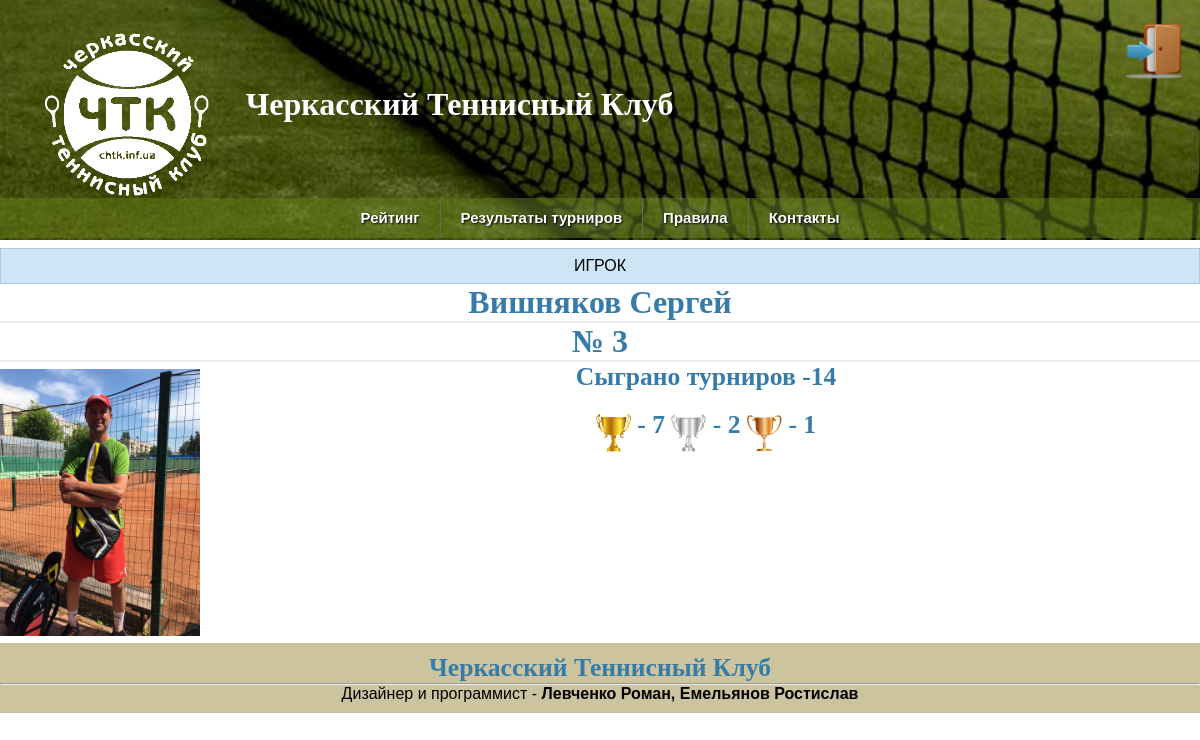
/player/2016/3/, run on the app's committed database.
### chtk.py (models this page shows, shortened)
class Players(dab.Model):
    id = dab.Column(dab.Integer, primary_key=True)
    player_name = dab.Column(dab.String(20))
    player_surname = dab.Column(dab.String(20))
    path_photo = dab.Column(dab.String(40))

### chtk.py (the view)
@app.route('/player/<int:year>/<int:player_id>/')
def player(player_id, year):
    db = get_db()
    name = db.execute('select player_name from players where id = %d' % player_id)
    name = name.fetchone()
    surname = db.execute('select player_surname from players where id = %d' % player_id)
    surname = surname.fetchone()
    stats = StatsPlayers()
    if year == 2017:
        list_of_player = stats.get_number_of_tours(parsed_string_new, name[0], surname[0])
        position = get_position(list_of_player[0], parsed_string_new)
        list_of_player.append(position)
    elif year == 2016:
        list_of_player = stats.get_number_of_tours(parsed_string, name[0], surname[0])
        position = get_position(list_of_player[0], parsed_string)
        list_of_player.append(position)
    return render_template("player.html", player_id=player_id, players=get_data_players(), list_of_player=list_of_player, len_2016=len_2016, len_2017=len_2017)

### chtk.py (called while the page is built)
def connect_db():
    rv = sqlite3.connect(app.config['DATABASE'])
    rv.row_factory = sqlite3.Row
    return rv

def get_db():
    if not hasattr(g, 'sqlite_db'):
        g.sqlite_db = connect_db()
    return g.sqlite_db

def rating_show(list_year):
    new_list = {}
    counter = 1
    rating = {}
    for el in list_year:
        s = 1
        points_1 = 0
        while ('Турнир_' + str(s)) in el:
            points_1 += int(el['Турнир_' + str(s)])
            s += 1
        rating.update({el['Фамилия'] + ' ' + el['Имя']: points_1})
    while rating:
        for key, el in rating.items():
            if el == max(rating.values()):
                new_list[counter] = {'Очки': el, 'Фамилия': key}
                counter += 1
                rating.pop(key)
                break
    return new_list

def get_position(rating, list_year):
    for key, el in rating_show(list_year).items():
        if el['Очки'] == rating:
            return key

def get_data_players():
    db = get_db()
    cur_1 = db.execute('select id, player_name, player_surname, path_photo from players order by player_surname')
    players = cur_1.fetchall()
    return players

### templates/player.html (shortened to what this page needs)
{% extends "base.html" %}
{% block body %}
<body>
<div class="header">
    <div class=flash align="center">ИГРОК</div>
        {% for player in players %}
            {% if player.id == player_id %}
                <h1 align="center">{{ player.player_surname }} {{ player.player_name }} </h1>
                <h1 align="center"> № {{ list_of_player[5] }}</h1>
                {% if player.path_photo %}
                <div align="center"> <img src="/{{ player.path_photo }}" width="200" class="picture"></div>
                {% else %}
                    <div align="center"> <img src="/static/players/no_photo.jpg" width="200" class="picture"></div>
                {% endif %}
                <h2 align="center">  Сыграно турниров -{{ list_of_player[1] }} </h2><br>
                 <h2 align="center">{% if list_of_player[2] %} <img src="/static/gold.png" width="35" align="middle"> -  {{ list_of_player[2] }} {% endif %}
                 {% if list_of_player[3] %}<img src="/static/silver.png" width="35" align="middle"> -  {{ list_of_player[3] }} {% endif %}
                 {% if list_of_player[4] %}<img src="/static/bronze.png" width="35" align="middle"> -  {{ list_of_player[4] }} {% endif %} </h2>
            {% endif %}
        {% endfor %}
</div>
</body>
{% endblock %}

### static/style_temp.css (style rules this page uses)
*, *::after, *::before { -webkit-box-sizing: border-box; -moz-box-sizing: border-box; -o-box-sizing: border-box; -ms-box-sizing: border-box; box-sizing: border-box; margin: 0; padding: 0; }
body { font-family: sans-serif; margin: 0px; }
a, h1, h2 { color: #377ba8; }
h1, h2 { font-family: 'Georgia', serif; margin: 0; }
h1 { border-bottom: 2px solid #eee; }
h2 { font-size: 1.6em; }
.flash { background: #cee5F5; padding: 0.5em; border: 1px solid #aacbe2; }
.picture { margin: 7px 12px 7px 0px; text-align: left; float: left; }

### data on the page
Players: player_surname "Вишняков", player_name "Сергей", id "3", path_photo (picture), list_of_player "14", list_of_player "7", list_of_player "2", list_of_player "1"
